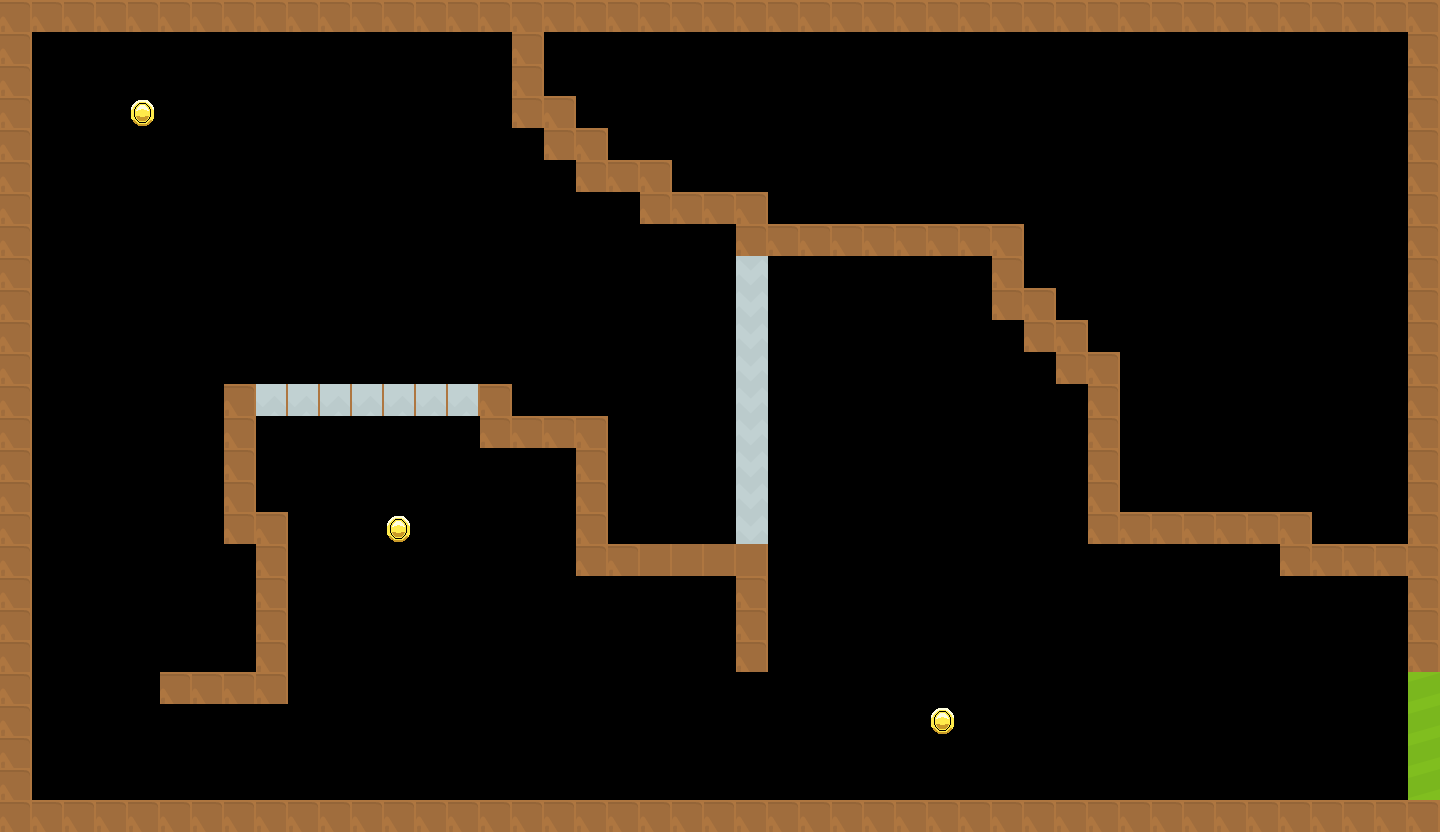

A level layout from a 2D game, rendered from its tile map. Below: a short description, then the map file with tile-grid data replaced by summaries:
An orthogonal 45x26 tile map with 32x32 px tiles, 4 tile layers (walls, coins, rotating_walls, exit), 1 hidden layer not drawn, 2 tilesets.

<map version="1.10" tiledversion="1.11.2" orientation="orthogonal" renderorder="right-down" width="45" height="26" tilewidth="32" tileheight="32" infinite="0" nextlayerid="8" nextobjectid="1">
 <tileset firstgid="1" source="tiles_spritesheet.tsx" />
 <tileset firstgid="813" source="cash.tsx" />
 <layer id="1" name="walls" width="45" height="26">
  <data>[1170 cells, 225 non-empty, 2 distinct tile ids]</data>
 </layer>
 <layer id="3" name="coins" width="45" height="26">
  <data>[1170 cells, 3 non-empty, 1 distinct tile ids]</data>
 </layer>
 <layer id="4" name="lava" width="45" height="26" visible="0">
  <data>[1170 cells, 10 non-empty, 1 distinct tile ids]</data>
 </layer>
 <layer id="6" name="rotating_walls" width="45" height="26">
  <data>[1170 cells, 16 non-empty, 2 distinct tile ids]</data>
 </layer>
 <layer id="5" name="exit" width="45" height="26">
  <data>[1170 cells, 4 non-empty, 1 distinct tile ids]</data>
 </layer>
</map>
